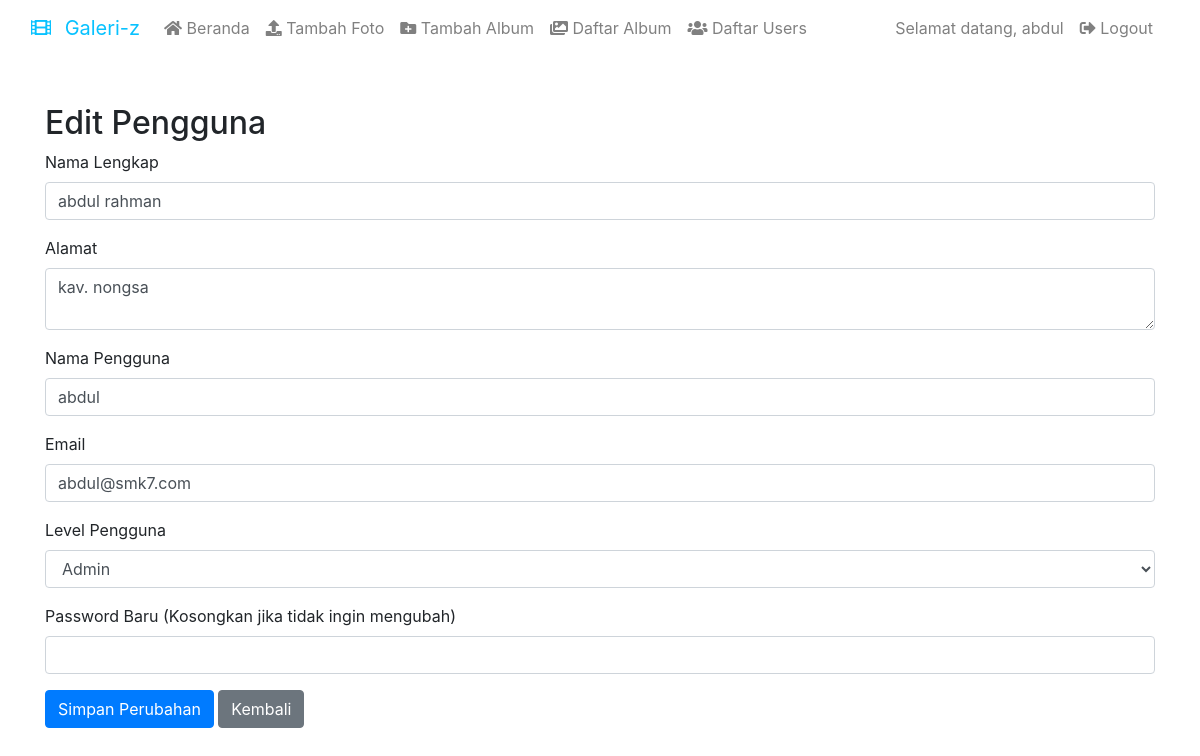
The page /pages/edit_user.php?id=1 (signed in) on the database its author committed.
### tables this page shows
CREATE TABLE `user` (
  `user_id` int(11) NOT NULL,
  `username` varchar(255) NOT NULL,
  `password` varchar(255) NOT NULL,
  `email` varchar(255) NOT NULL,
  `namalengkap` varchar(255) NOT NULL,
  `alamat` text NOT NULL,
  `level` enum('User','Admin') NOT NULL
);

### pages/edit_user.php (the view, shortened to what this page needs)
<?php
include('../koneksi.php');
include('header.php');
$user_id = isset($_GET['id']) ? intval($_GET['id']) : null;
$query = "SELECT * FROM user WHERE user_id = ?";
$stmt = $connection->prepare($query);
$stmt->bind_param('i', $user_id);
$stmt->execute();
$result = $stmt->get_result();
$user = $result->fetch_assoc();
?>
<!DOCTYPE html>
<html lang="id">
<head>
    <link rel="stylesheet" href="https://stackpath.bootstrapcdn.com/bootstrap/4.5.2/css/bootstrap.min.css">
</head>
<body>
<div class="container mt-5">
    <h2>Edit Pengguna</h2>
    <form action="" method="POST">
        <div class="form-group">
            <label for="namalengkap">Nama Lengkap</label>
            <input type="text" class="form-control" id="namalengkap" name="namalengkap" value="<?= htmlspecialchars($user['namalengkap']) ?>" required>
        </div>
        <div class="form-group">
            <label for="alamat">Alamat</label>
            <textarea class="form-control" id="alamat" name="alamat" required><?= htmlspecialchars($user['alamat']) ?></textarea>
        </div>
        <div class="form-group">
            <label for="username">Nama Pengguna</label>
            <input type="text" class="form-control" id="username" name="username" value="<?= htmlspecialchars($user['username']) ?>" required>
        </div>
        <div class="form-group">
            <label for="email">Email</label>
            <input type="email" class="form-control" id="email" name="email" value="<?= htmlspecialchars($user['email']) ?>" required>
        </div>
        <div class="form-group">
            <label for="level">Level Pengguna</label>
            <select class="form-control" id="level" name="level">
                <option value="Admin" <?= $user['level'] === 'Admin' ? 'selected' : '' ?>>Admin</option>
            </select>
        </div>
        <div class="form-group">
            <label for="password">Password Baru (Kosongkan jika tidak ingin mengubah)</label>
            <input type="password" class="form-control" id="password" name="password">
        </div>
        <button type="submit" class="btn btn-primary">Simpan Perubahan</button>
        <a href="list_users.php" class="btn btn-secondary">Kembali</a>
    </form>
</div>
</body>
</html>

### rows shown on the page
user: namalengkap "abdul rahman", alamat "kav. nongsa", username "abdul", email "abdul@smk7.com", level "Admin"

### other values the page prints
$username "abdul"
